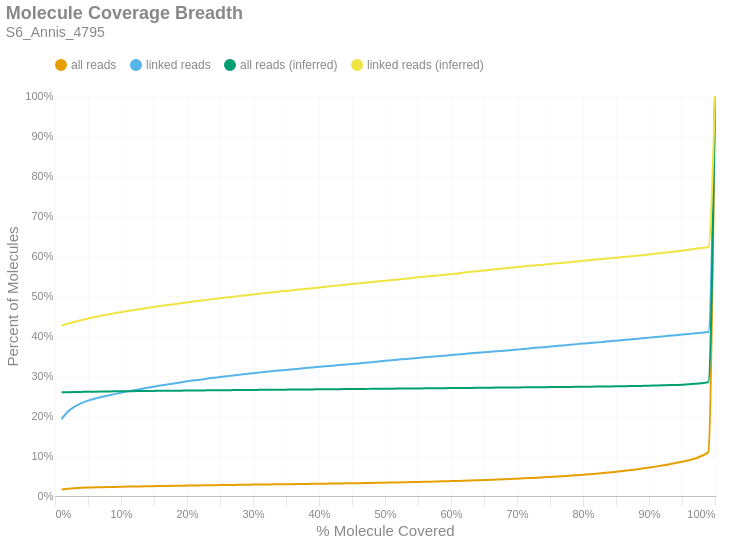

The code cell stored with this chart in its notebook:
### Markdown cell above
### Molecule Read Coverage
This chart shows molecule coverage breadth as computed by the number of bases aligned to that molecule. In other words, "*how much of each unique long molecule is actually sequenced/aligned?*" Keep in mind there is a distinction between sequences and alignments, since some sequences belonging to a particular molecule may not align well and wouldn't appear in the alignment data. This chart also shows molecule coverage breadth as computed by the *inferred fragment* from which the aligned sequences originate. Unlike read coverage, this calculation takes into account the total insert size, including unsequenced gaps between the forward and reverse reads. Like the previous figures, these are cumulative percents.

### Code cell
if SKIPLR:
    print_html(f"Skipped")
else:
    binned_df = consolidated_hist(valids['coverage_bp'], mask, 0.01, True)
    binned_df_inf = consolidated_hist(valids['coverage_inserts'], mask, 0.01, True)
    binned_df = binned_df.with_columns(pl.lit(binned_df_inf['all reads (cumsum)']).alias('all reads (inferred)'))
    binned_df = binned_df.with_columns(pl.lit(binned_df_inf['linked reads (cumsum)']).alias('linked reads (inferred)'))
    binned_df = binned_df.with_columns(
        (pl.col('bin').cast(pl.Float64) + 0.01).alias('right_edge')
    )

    with SafeRender(binned_df):
        (
            density_plot(binned_df, 'Molecule Coverage Breadth', samplename, 'molcov', ['all reads (inferred)','linked reads (inferred)'])
            .encode(
                #x=alt.X('bin:Q', title="% Molecule Covered").axis(format = '%').scale(padding=0),
                x=alt.X('right_edge:Q', title="% Molecule Covered").axis(format='%').scale(padding=0),
                y=alt.Y('value:Q', title='Percent of Molecules')
                    .axis(format='%')
                    .stack(False)
                    .scale(domainMin=0, padding=0),
                color=alt.Color("key:N").scale(domain = ["all reads", "linked reads", "all reads (inferred)", "linked reads (inferred)"]),
                tooltip = [
                    alt.Tooltip("key:N", title = "Data Type"),
                    alt.Tooltip("range_label:N", title="% Molecule Covered"),
                    alt.Tooltip("value:Q", format = ".2%", title="% Molecules")
                ]
            )
        ).display()

### Figure 1 — Vega-Lite specification as saved in the notebook (floating-point values rounded to 4 significant figures)
{"width": "container", "height": 400, "config": {"title": {"anchor": "start", "dy": -15, "fontSize": 18, "color": "#888888", "subtitleColor": "#888888", "subtitleFontSize": 14}, "arc": {"fill": "#0072B2"}, "axis": {"domainColor": "#888888", "domainWidth": 0.5, "gridWidth": 0.2, "grid": false, "titleFontWeight": 400, "titleFontSize": 15, "labelFontSize": 11, "labelColor": "#888888", "tickColor": "#888888", "tickWidth": 0.2, "titleColor": "#888888"}, "axisBand": {"grid": false}, "axisX": {"grid": true, "tickSize": 10, "domainCap": "round"}, "axisY": {"domain": false, "grid": true, "tickSize": 0, "domainCap": "round"}, "background": "transparent", "header": {"labelFontSize": 15, "labelColor": "#888888", "titleFontSize": 15, "titleFontWeight": 600, "titleColor": "#888888"}, "legend": {"labelFont": "sans-serif", "labelFontSize": 12, "labelColor": "#888888", "symbolSize": 100, "symbolType": "circle", "titleFontSize": 12, "titlePadding": 10, "titleColor": "#888888", "title": null, "orient": "top"}, "range": {"category": ["#E69F00", "#56B4E9", "#009E73", "#F0E442", "#0072B2", "#D55E00", "#CC79A7", "#000000"], "diverging": ["#cfe8f3", "#a2d4ec", "#73bfe2", "#46abdb", "#1696d2", "#12719e"]}, "area": {"fill": "#0072B2", "fillOpacity": 0.7, "line": true, "strokeOpacity": 0.7}, "line": {"color": "#0072B2", "stroke": "#0072B2", "strokeWidth": 2}, "trail": {"color": "#0072B2", "stroke": "#0072B2", "strokeWidth": 0, "size": 1}, "point": {"filled": true, "fillOpacity": 1.0, "size": 95}, "text": {"color": "#888888", "fontSize": 11, "align": "right", "fontWeight": 400, "size": 11}, "bar": {"fill": "#0072B2", "stroke": null}, "view": {"stroke": null, "continuousWidth": 660, "continuousHeight": 400}}, "data": {"name": "data-fc3871d3d2b944172a1eb5166247af57"}, "mark": {"type": "line", "interpolate": "monotone", "point": {"opacity": 0, "size": 275}}, "encoding": {"color": {"field": "key", "scale": {"domain": ["all reads", "linked reads", "all reads (inferred)", "linked reads (inferred)"]}, "type": "nominal"}, "tooltip": [{"field": "key", "title": "Data Type", "type": "nominal"}, {"field": "range_label", "title": "% Molecule Covered", "type": "nominal"}, {"field": "value", "format": ".2%", "title": "% Molecules", "type": "quantitative"}], "x": {"axis": {"format": "%"}, "field": "right_edge", "scale": {"padding": 0}, "title": "% Molecule Covered", "type": "quantitative"}, "y": {"axis": {"format": "%"}, "field": "value", "scale": {"domainMin": 0, "padding": 0}, "stack": false, "title": "Percent of Molecules", "type": "quantitative"}}, "params": [{"name": "param_c36ac31b6afebe62", "select": {"type": "point", "fields": ["key"]}, "bind": "legend"}], "title": {"text": "Molecule Coverage Breadth", "subtitle": "S6_Annis_4795"}, "transform": [{"fold": ["all reads (cumsum)", "linked reads (cumsum)", "all reads (inferred)", "linked reads (inferred)"]}, {"calculate": "replace(datum.key, ' (cumsum)', '')", "as": "key"}, {"filter": {"param": "param_c36ac31b6afebe62"}}], "usermeta": {"embedOptions": {"downloadFileName": "S6_Annis_4795.molcov"}}, "$schema": "https://vega.github.io/schema/vega-lite/v6.1.0.json", "datasets": {"data-fc3871d3d2b944172a1eb5166247af57": [{"bin": "0.0", "interval": "0.0-0.01", "all reads": 0.01615, "linked reads": 0.1922, "all reads (cumsum)": 0.01615, "linked reads (cumsum)": 0.1922, "range_label": "0.0-0.01", "all reads (inferred)": 0.2592, "linked reads (inferred)": 0.4259, "right_edge": 0.01}, {"bin": "0.01", "interval": "0.01-0.02", "all reads": 0.00213, "linked reads": 0.0196, "all reads (cumsum)": 0.01828, "linked reads (cumsum)": 0.2118, "range_label": "0.01-0.02", "all reads (inferred)": 0.2596, "linked reads (inferred)": 0.4314, "right_edge": 0.02}, {"bin": "0.02", "interval": "0.02-0.03", "all reads": 0.001284, "linked reads": 0.01186, "all reads (cumsum)": 0.01957, "linked reads (cumsum)": 0.2237, "range_label": "0.02-0.03", "all reads (inferred)": 0.26, "linked reads (inferred)": 0.4357, "right_edge": 0.03}, {"bin": "0.03", "interval": "0.03-0.04", "all reads": 0.0008803, "linked reads": 0.008534, "all reads (cumsum)": 0.02045, "linked reads (cumsum)": 0.2322, "range_label": "0.03-0.04", "all reads (inferred)": 0.2603, "linked reads (inferred)": 0.4397, "right_edge": 0.04}, {"bin": "0.04", "interval": "0.04-0.05", "all reads": 0.0006772, "linked reads": 0.006205, "all reads (cumsum)": 0.02112, "linked reads (cumsum)": 0.2384, "range_label": "0.04-0.05", "all reads (inferred)": 0.2606, "linked reads (inferred)": 0.4438, "right_edge": 0.05}, {"bin": "0.05", "interval": "0.05-0.06", "all reads": 0.0004977, "linked reads": 0.004612, "all reads (cumsum)": 0.02162, "linked reads (cumsum)": 0.243, "range_label": "0.05-0.06", "all reads (inferred)": 0.2609, "linked reads (inferred)": 0.4475, "right_edge": 0.06}, {"bin": "0.06", "interval": "0.06-0.07", "all reads": 0.000444, "linked reads": 0.004374, "all reads (cumsum)": 0.02206, "linked reads (cumsum)": 0.2474, "range_label": "0.06-0.07", "all reads (inferred)": 0.2611, "linked reads (inferred)": 0.4509, "right_edge": 0.07}, {"bin": "0.07", "interval": "0.07-0.08", "all reads": 0.0004, "linked reads": 0.003994, "all reads (cumsum)": 0.02246, "linked reads (cumsum)": 0.2514, "range_label": "0.07-0.08", "all reads (inferred)": 0.2614, "linked reads (inferred)": 0.4539, "right_edge": 0.08}, {"bin": "0.08", "interval": "0.08-0.09", "all reads": 0.0003176, "linked reads": 0.003281, "all reads (cumsum)": 0.02278, "linked reads (cumsum)": 0.2547, "range_label": "0.08-0.09", "all reads (inferred)": 0.2616, "linked reads (inferred)": 0.4569, "right_edge": 0.09}, {"bin": "0.09", "interval": "0.09-0.1", "all reads": 0.000326, "linked reads": 0.003554, "all reads (cumsum)": 0.02311, "linked reads (cumsum)": 0.2582, "range_label": "0.09-0.1", "all reads (inferred)": 0.2618, "linked reads (inferred)": 0.4596, "right_edge": 0.1}, {"bin": "0.1", "interval": "0.1-0.11", "all reads": 0.0003393, "linked reads": 0.003376, "all reads (cumsum)": 0.02345, "linked reads (cumsum)": 0.2616, "range_label": "0.1-0.11", "all reads (inferred)": 0.262, "linked reads (inferred)": 0.4623, "right_edge": 0.11}, {"bin": "0.11", "interval": "0.11-0.12", "all reads": 0.0003128, "linked reads": 0.003102, "all reads (cumsum)": 0.02376, "linked reads (cumsum)": 0.2647, "range_label": "0.11-0.12", "all reads (inferred)": 0.2622, "linked reads (inferred)": 0.465, "right_edge": 0.12}, {"bin": "0.12", "interval": "0.12-0.13", "all reads": 0.0002869, "linked reads": 0.002865, "all reads (cumsum)": 0.02405, "linked reads (cumsum)": 0.2676, "range_label": "0.12-0.13", "all reads (inferred)": 0.2624, "linked reads (inferred)": 0.4677, "right_edge": 0.13}, {"bin": "0.13", "interval": "0.13-0.14", "all reads": 0.0002758, "linked reads": 0.002877, "all reads (cumsum)": 0.02432, "linked reads (cumsum)": 0.2705, "range_label": "0.13-0.14", "all reads (inferred)": 0.2626, "linked reads (inferred)": 0.4702, "right_edge": 0.14}, {"bin": "0.14", "interval": "0.14-0.15", "all reads": 0.000289, "linked reads": 0.0029, "all reads (cumsum)": 0.02461, "linked reads (cumsum)": 0.2734, "range_label": "0.14-0.15", "all reads (inferred)": 0.2628, "linked reads (inferred)": 0.4727, "right_edge": 0.15}, {"bin": "0.15", "interval": "0.15-0.16", "all reads": 0.0003093, "linked reads": 0.002888, "all reads (cumsum)": 0.02492, "linked reads (cumsum)": 0.2763, "range_label": "0.15-0.16", "all reads (inferred)": 0.2629, "linked reads (inferred)": 0.4753, "right_edge": 0.16}, {"bin": "0.16", "interval": "0.16-0.17", "all reads": 0.0002471, "linked reads": 0.002496, "all reads (cumsum)": 0.02517, "linked reads (cumsum)": 0.2787, "range_label": "0.16-0.17", "all reads (inferred)": 0.2631, "linked reads (inferred)": 0.4776, "right_edge": 0.17}, {"bin": "0.17", "interval": "0.17-0.18", "all reads": 0.0002625, "linked reads": 0.002698, "all reads (cumsum)": 0.02543, "linked reads (cumsum)": 0.2814, "range_label": "0.17-0.18", "all reads (inferred)": 0.2633, "linked reads (inferred)": 0.4796, "right_edge": 0.18}, {"bin": "0.18", "interval": "0.18-0.19", "all reads": 0.0002688, "linked reads": 0.002484, "all reads (cumsum)": 0.0257, "linked reads (cumsum)": 0.2839, "range_label": "0.18-0.19", "all reads (inferred)": 0.2634, "linked reads (inferred)": 0.4816, "right_edge": 0.19}, {"bin": "0.19", "interval": "0.19-0.2", "all reads": 0.0003051, "linked reads": 0.0029, "all reads (cumsum)": 0.026, "linked reads (cumsum)": 0.2868, "range_label": "0.19-0.2", "all reads (inferred)": 0.2636, "linked reads (inferred)": 0.4839, "right_edge": 0.2}, {"bin": "0.2", "interval": "0.2-0.21", "all reads": 0.0002206, "linked reads": 0.002104, "all reads (cumsum)": 0.02623, "linked reads (cumsum)": 0.2889, "range_label": "0.2-0.21", "all reads (inferred)": 0.2638, "linked reads (inferred)": 0.4861, "right_edge": 0.21}, {"bin": "0.21", "interval": "0.21-0.22", "all reads": 0.0002206, "linked reads": 0.001878, "all reads (cumsum)": 0.02645, "linked reads (cumsum)": 0.2908, "range_label": "0.21-0.22", "all reads (inferred)": 0.2639, "linked reads (inferred)": 0.4882, "right_edge": 0.22}, {"bin": "0.22", "interval": "0.22-0.23", "all reads": 0.0002737, "linked reads": 0.002484, "all reads (cumsum)": 0.02672, "linked reads (cumsum)": 0.2933, "range_label": "0.22-0.23", "all reads (inferred)": 0.2641, "linked reads (inferred)": 0.4903, "right_edge": 0.23}, {"bin": "0.23", "interval": "0.23-0.24", "all reads": 0.0002436, "linked reads": 0.002104, "all reads (cumsum)": 0.02696, "linked reads (cumsum)": 0.2954, "range_label": "0.23-0.24", "all reads (inferred)": 0.2643, "linked reads (inferred)": 0.4924, "right_edge": 0.24}, {"bin": "0.24", "interval": "0.24-0.25", "all reads": 0.0002374, "linked reads": 0.00208, "all reads (cumsum)": 0.0272, "linked reads (cumsum)": 0.2975, "range_label": "0.24-0.25", "all reads (inferred)": 0.2644, "linked reads (inferred)": 0.4943, "right_edge": 0.25}, {"bin": "0.25", "interval": "0.25-0.26", "all reads": 0.0002311, "linked reads": 0.001961, "all reads (cumsum)": 0.02743, "linked reads (cumsum)": 0.2994, "range_label": "0.25-0.26", "all reads (inferred)": 0.2645, "linked reads (inferred)": 0.4961, "right_edge": 0.26}, {"bin": "0.26", "interval": "0.26-0.27", "all reads": 0.0003169, "linked reads": 0.001866, "all reads (cumsum)": 0.02775, "linked reads (cumsum)": 0.3013, "range_label": "0.26-0.27", "all reads (inferred)": 0.2647, "linked reads (inferred)": 0.498, "right_edge": 0.27}, {"bin": "0.27", "interval": "0.27-0.28", "all reads": 0.0002478, "linked reads": 0.001997, "all reads (cumsum)": 0.028, "linked reads (cumsum)": 0.3033, "range_label": "0.27-0.28", "all reads (inferred)": 0.2648, "linked reads (inferred)": 0.4999, "right_edge": 0.28}, {"bin": "0.28", "interval": "0.28-0.29", "all reads": 0.0002073, "linked reads": 0.001807, "all reads (cumsum)": 0.0282, "linked reads (cumsum)": 0.3051, "range_label": "0.28-0.29", "all reads (inferred)": 0.265, "linked reads (inferred)": 0.5018, "right_edge": 0.29}, {"bin": "0.29", "interval": "0.29-0.3", "all reads": 0.0002681, "linked reads": 0.002056, "all reads (cumsum)": 0.02847, "linked reads (cumsum)": 0.3072, "range_label": "0.29-0.3", "all reads (inferred)": 0.2652, "linked reads (inferred)": 0.5039, "right_edge": 0.3}, {"bin": "0.3", "interval": "0.3-0.31", "all reads": 0.0001976, "linked reads": 0.00164, "all reads (cumsum)": 0.02867, "linked reads (cumsum)": 0.3088, "range_label": "0.3-0.31", "all reads (inferred)": 0.2653, "linked reads (inferred)": 0.5057, "right_edge": 0.31}, {"bin": "0.31", "interval": "0.31-0.32", "all reads": 0.0002038, "linked reads": 0.001617, "all reads (cumsum)": 0.02887, "linked reads (cumsum)": 0.3104, "range_label": "0.31-0.32", "all reads (inferred)": 0.2655, "linked reads (inferred)": 0.5076, "right_edge": 0.32}, {"bin": "0.32", "interval": "0.32-0.33", "all reads": 0.0002073, "linked reads": 0.001831, "all reads (cumsum)": 0.02908, "linked reads (cumsum)": 0.3123, "range_label": "0.32-0.33", "all reads (inferred)": 0.2656, "linked reads (inferred)": 0.5093, "right_edge": 0.33}, {"bin": "0.33", "interval": "0.33-0.34", "all reads": 0.000192, "linked reads": 0.001533, "all reads (cumsum)": 0.02927, "linked reads (cumsum)": 0.3138, "range_label": "0.33-0.34", "all reads (inferred)": 0.2658, "linked reads (inferred)": 0.5111, "right_edge": 0.34}, {"bin": "0.34", "interval": "0.34-0.35", "all reads": 0.0001843, "linked reads": 0.001426, "all reads (cumsum)": 0.02946, "linked reads (cumsum)": 0.3152, "range_label": "0.34-0.35", "all reads (inferred)": 0.2659, "linked reads (inferred)": 0.5127, "right_edge": 0.35}, {"bin": "0.35", "interval": "0.35-0.36", "all reads": 0.0002241, "linked reads": 0.001545, "all reads (cumsum)": 0.02968, "linked reads (cumsum)": 0.3168, "range_label": "0.35-0.36", "all reads (inferred)": 0.2661, "linked reads (inferred)": 0.5142, "right_edge": 0.36}, {"bin": "0.36", "interval": "0.36-0.37", "all reads": 0.0002087, "linked reads": 0.001557, "all reads (cumsum)": 0.02989, "linked reads (cumsum)": 0.3183, "range_label": "0.36-0.37", "all reads (inferred)": 0.2662, "linked reads (inferred)": 0.516, "right_edge": 0.37}, {"bin": "0.37", "interval": "0.37-0.38", "all reads": 0.0002178, "linked reads": 0.001593, "all reads (cumsum)": 0.03011, "linked reads (cumsum)": 0.3199, "range_label": "0.37-0.38", "all reads (inferred)": 0.2664, "linked reads (inferred)": 0.5179, "right_edge": 0.38}, {"bin": "0.38", "interval": "0.38-0.39", "all reads": 0.0002234, "linked reads": 0.001581, "all reads (cumsum)": 0.03033, "linked reads (cumsum)": 0.3215, "range_label": "0.38-0.39", "all reads (inferred)": 0.2665, "linked reads (inferred)": 0.5193, "right_edge": 0.39}, {"bin": "0.39", "interval": "0.39-0.4", "all reads": 0.0002388, "linked reads": 0.001426, "all reads (cumsum)": 0.03057, "linked reads (cumsum)": 0.3229, "range_label": "0.39-0.4", "all reads (inferred)": 0.2667, "linked reads (inferred)": 0.5213, "right_edge": 0.4}, {"bin": "0.4", "interval": "0.4-0.41", "all reads": 0.0002408, "linked reads": 0.001438, "all reads (cumsum)": 0.03081, "linked reads (cumsum)": 0.3244, "range_label": "0.4-0.41", "all reads (inferred)": 0.2668, "linked reads (inferred)": 0.5232, "right_edge": 0.41}, {"bin": "0.41", "interval": "0.41-0.42", "all reads": 0.000259, "linked reads": 0.001462, "all reads (cumsum)": 0.03107, "linked reads (cumsum)": 0.3258, "range_label": "0.41-0.42", "all reads (inferred)": 0.267, "linked reads (inferred)": 0.5249, "right_edge": 0.42}, {"bin": "0.42", "interval": "0.42-0.43", "all reads": 0.0002415, "linked reads": 0.001438, "all reads (cumsum)": 0.03131, "linked reads (cumsum)": 0.3273, "range_label": "0.42-0.43", "all reads (inferred)": 0.2671, "linked reads (inferred)": 0.5266, "right_edge": 0.43}, {"bin": "0.43", "interval": "0.43-0.44", "all reads": 0.0002918, "linked reads": 0.001593, "all reads (cumsum)": 0.0316, "linked reads (cumsum)": 0.3288, "range_label": "0.43-0.44", "all reads (inferred)": 0.2673, "linked reads (inferred)": 0.5282, "right_edge": 0.44}, {"bin": "0.44", "interval": "0.44-0.45", "all reads": 0.0002485, "linked reads": 0.001189, "all reads (cumsum)": 0.03185, "linked reads (cumsum)": 0.33, "range_label": "0.44-0.45", "all reads (inferred)": 0.2674, "linked reads (inferred)": 0.5298, "right_edge": 0.45}, {"bin": "0.45", "interval": "0.45-0.46", "all reads": 0.0002576, "linked reads": 0.001403, "all reads (cumsum)": 0.03211, "linked reads (cumsum)": 0.3314, "range_label": "0.45-0.46", "all reads (inferred)": 0.2676, "linked reads (inferred)": 0.5317, "right_edge": 0.46}, {"bin": "0.46", "interval": "0.46-0.47", "all reads": 0.0002702, "linked reads": 0.001569, "all reads (cumsum)": 0.03238, "linked reads (cumsum)": 0.333, "range_label": "0.46-0.47", "all reads (inferred)": 0.2677, "linked reads (inferred)": 0.5333, "right_edge": 0.47}, {"bin": "0.47", "interval": "0.47-0.48", "all reads": 0.0002897, "linked reads": 0.001557, "all reads (cumsum)": 0.03267, "linked reads (cumsum)": 0.3346, "range_label": "0.47-0.48", "all reads (inferred)": 0.2679, "linked reads (inferred)": 0.5349, "right_edge": 0.48}, {"bin": "0.48", "interval": "0.48-0.49", "all reads": 0.0003463, "linked reads": 0.001878, "all reads (cumsum)": 0.03301, "linked reads (cumsum)": 0.3364, "range_label": "0.48-0.49", "all reads (inferred)": 0.268, "linked reads (inferred)": 0.5366, "right_edge": 0.49}, {"bin": "0.49", "interval": "0.49-0.5", "all reads": 0.0003525, "linked reads": 0.001688, "all reads (cumsum)": 0.03337, "linked reads (cumsum)": 0.3381, "range_label": "0.49-0.5", "all reads (inferred)": 0.2682, "linked reads (inferred)": 0.5382, "right_edge": 0.5}, {"bin": "0.5", "interval": "0.5-0.51", "all reads": 0.0002869, "linked reads": 0.001391, "all reads (cumsum)": 0.03365, "linked reads (cumsum)": 0.3395, "range_label": "0.5-0.51", "all reads (inferred)": 0.2684, "linked reads (inferred)": 0.5397, "right_edge": 0.51}, {"bin": "0.51", "interval": "0.51-0.52", "all reads": 0.0003393, "linked reads": 0.001521, "all reads (cumsum)": 0.03399, "linked reads (cumsum)": 0.341, "range_label": "0.51-0.52", "all reads (inferred)": 0.2685, "linked reads (inferred)": 0.5414, "right_edge": 0.52}, {"bin": "0.52", "interval": "0.52-0.53", "all reads": 0.000356, "linked reads": 0.001581, "all reads (cumsum)": 0.03435, "linked reads (cumsum)": 0.3426, "range_label": "0.52-0.53", "all reads (inferred)": 0.2687, "linked reads (inferred)": 0.5431, "right_edge": 0.53}, {"bin": "0.53", "interval": "0.53-0.54", "all reads": 0.0003672, "linked reads": 0.001212, "all reads (cumsum)": 0.03472, "linked reads (cumsum)": 0.3438, "range_label": "0.53-0.54", "all reads (inferred)": 0.2688, "linked reads (inferred)": 0.545, "right_edge": 0.54}, {"bin": "0.54", "interval": "0.54-0.55", "all reads": 0.0003714, "linked reads": 0.001367, "all reads (cumsum)": 0.03509, "linked reads (cumsum)": 0.3452, "range_label": "0.54-0.55", "all reads (inferred)": 0.269, "linked reads (inferred)": 0.5467, "right_edge": 0.55}, {"bin": "0.55", "interval": "0.55-0.56", "all reads": 0.0004112, "linked reads": 0.00145, "all reads (cumsum)": 0.0355, "linked reads (cumsum)": 0.3467, "range_label": "0.55-0.56", "all reads (inferred)": 0.2691, "linked reads (inferred)": 0.5481, "right_edge": 0.56}, {"bin": "0.56", "interval": "0.56-0.57", "all reads": 0.0004314, "linked reads": 0.001391, "all reads (cumsum)": 0.03593, "linked reads (cumsum)": 0.348, "range_label": "0.56-0.57", "all reads (inferred)": 0.2693, "linked reads (inferred)": 0.5498, "right_edge": 0.57}, {"bin": "0.57", "interval": "0.57-0.58", "all reads": 0.0004559, "linked reads": 0.001438, "all reads (cumsum)": 0.03639, "linked reads (cumsum)": 0.3495, "range_label": "0.57-0.58", "all reads (inferred)": 0.2694, "linked reads (inferred)": 0.5515, "right_edge": 0.58}, {"bin": "0.58", "interval": "0.58-0.59", "all reads": 0.0004468, "linked reads": 0.001391, "all reads (cumsum)": 0.03683, "linked reads (cumsum)": 0.3509, "range_label": "0.58-0.59", "all reads (inferred)": 0.2696, "linked reads (inferred)": 0.5531, "right_edge": 0.59}, {"bin": "0.59", "interval": "0.59-0.6", "all reads": 0.0004747, "linked reads": 0.001331, "all reads (cumsum)": 0.03731, "linked reads (cumsum)": 0.3522, "range_label": "0.59-0.6", "all reads (inferred)": 0.2698, "linked reads (inferred)": 0.555, "right_edge": 0.6}, {"bin": "0.6", "interval": "0.6-0.61", "all reads": 0.0004691, "linked reads": 0.001533, "all reads (cumsum)": 0.03778, "linked reads (cumsum)": 0.3537, "range_label": "0.6-0.61", "all reads (inferred)": 0.2699, "linked reads (inferred)": 0.5565, "right_edge": 0.61}, {"bin": "0.61", "interval": "0.61-0.62", "all reads": 0.0005187, "linked reads": 0.001474, "all reads (cumsum)": 0.0383, "linked reads (cumsum)": 0.3552, "range_label": "0.61-0.62", "all reads (inferred)": 0.2701, "linked reads (inferred)": 0.5586, "right_edge": 0.62}, {"bin": "0.62", "interval": "0.62-0.63", "all reads": 0.0005648, "linked reads": 0.001593, "all reads (cumsum)": 0.03886, "linked reads (cumsum)": 0.3568, "range_label": "0.62-0.63", "all reads (inferred)": 0.2703, "linked reads (inferred)": 0.5604, "right_edge": 0.63}, {"bin": "0.63", "interval": "0.63-0.64", "all reads": 0.0005494, "linked reads": 0.001462, "all reads (cumsum)": 0.03941, "linked reads (cumsum)": 0.3583, "range_label": "0.63-0.64", "all reads (inferred)": 0.2704, "linked reads (inferred)": 0.562, "right_edge": 0.64}, {"bin": "0.64", "interval": "0.64-0.65", "all reads": 0.0005529, "linked reads": 0.001165, "all reads (cumsum)": 0.03996, "linked reads (cumsum)": 0.3594, "range_label": "0.64-0.65", "all reads (inferred)": 0.2706, "linked reads (inferred)": 0.5639, "right_edge": 0.65}, {"bin": "0.65", "interval": "0.65-0.66", "all reads": 0.0006039, "linked reads": 0.001272, "all reads (cumsum)": 0.04057, "linked reads (cumsum)": 0.3607, "range_label": "0.65-0.66", "all reads (inferred)": 0.2708, "linked reads (inferred)": 0.5659, "right_edge": 0.66}, {"bin": "0.66", "interval": "0.66-0.67", "all reads": 0.0005864, "linked reads": 0.00126, "all reads (cumsum)": 0.04115, "linked reads (cumsum)": 0.362, "range_label": "0.66-0.67", "all reads (inferred)": 0.2709, "linked reads (inferred)": 0.5675, "right_edge": 0.67}, {"bin": "0.67", "interval": "0.67-0.68", "all reads": 0.0006618, "linked reads": 0.001212, "all reads (cumsum)": 0.04182, "linked reads (cumsum)": 0.3632, "range_label": "0.67-0.68", "all reads (inferred)": 0.2711, "linked reads (inferred)": 0.569, "right_edge": 0.68}, {"bin": "0.68", "interval": "0.68-0.69", "all reads": 0.0007267, "linked reads": 0.001331, "all reads (cumsum)": 0.04254, "linked reads (cumsum)": 0.3645, "range_label": "0.68-0.69", "all reads (inferred)": 0.2713, "linked reads (inferred)": 0.5708, "right_edge": 0.69}, {"bin": "0.69", "interval": "0.69-0.7", "all reads": 0.0008126, "linked reads": 0.001533, "all reads (cumsum)": 0.04335, "linked reads (cumsum)": 0.366, "range_label": "0.69-0.7", "all reads (inferred)": 0.2714, "linked reads (inferred)": 0.5724, "right_edge": 0.7}, {"bin": "0.7", "interval": "0.7-0.71", "all reads": 0.0007533, "linked reads": 0.001533, "all reads (cumsum)": 0.04411, "linked reads (cumsum)": 0.3676, "range_label": "0.7-0.71", "all reads (inferred)": 0.2716, "linked reads (inferred)": 0.5739, "right_edge": 0.71}, {"bin": "0.71", "interval": "0.71-0.72", "all reads": 0.0008231, "linked reads": 0.00164, "all reads (cumsum)": 0.04493, "linked reads (cumsum)": 0.3692, "range_label": "0.71-0.72", "all reads (inferred)": 0.2718, "linked reads (inferred)": 0.5756, "right_edge": 0.72}, {"bin": "0.72", "interval": "0.72-0.73", "all reads": 0.0008524, "linked reads": 0.001414, "all reads (cumsum)": 0.04578, "linked reads (cumsum)": 0.3706, "range_label": "0.72-0.73", "all reads (inferred)": 0.2719, "linked reads (inferred)": 0.5771, "right_edge": 0.73}, {"bin": "0.73", "interval": "0.73-0.74", "all reads": 0.0008901, "linked reads": 0.001343, "all reads (cumsum)": 0.04667, "linked reads (cumsum)": 0.372, "range_label": "0.73-0.74", "all reads (inferred)": 0.2721, "linked reads (inferred)": 0.5784, "right_edge": 0.74}, {"bin": "0.74", "interval": "0.74-0.75", "all reads": 0.0009948, "linked reads": 0.001545, "all reads (cumsum)": 0.04767, "linked reads (cumsum)": 0.3735, "range_label": "0.74-0.75", "all reads (inferred)": 0.2723, "linked reads (inferred)": 0.5801, "right_edge": 0.75}, {"bin": "0.75", "interval": "0.75-0.76", "all reads": 0.0009341, "linked reads": 0.001224, "all reads (cumsum)": 0.0486, "linked reads (cumsum)": 0.3747, "range_label": "0.75-0.76", "all reads (inferred)": 0.2724, "linked reads (inferred)": 0.5816, "right_edge": 0.76}, {"bin": "0.76", "interval": "0.76-0.77", "all reads": 0.001071, "linked reads": 0.001628, "all reads (cumsum)": 0.04967, "linked reads (cumsum)": 0.3764, "range_label": "0.76-0.77", "all reads (inferred)": 0.2726, "linked reads (inferred)": 0.5831, "right_edge": 0.77}, {"bin": "0.77", "interval": "0.77-0.78", "all reads": 0.001133, "linked reads": 0.001712, "all reads (cumsum)": 0.05081, "linked reads (cumsum)": 0.3781, "range_label": "0.77-0.78", "all reads (inferred)": 0.2727, "linked reads (inferred)": 0.5846, "right_edge": 0.78}, {"bin": "0.78", "interval": "0.78-0.79", "all reads": 0.001159, "linked reads": 0.001605, "all reads (cumsum)": 0.05196, "linked reads (cumsum)": 0.3797, "range_label": "0.78-0.79", "all reads (inferred)": 0.2729, "linked reads (inferred)": 0.5864, "right_edge": 0.79}, {"bin": "0.79", "interval": "0.79-0.8", "all reads": 0.001268, "linked reads": 0.001331, "all reads (cumsum)": 0.05323, "linked reads (cumsum)": 0.381, "range_label": "0.79-0.8", "all reads (inferred)": 0.2732, "linked reads (inferred)": 0.588, "right_edge": 0.8}, {"bin": "0.8", "interval": "0.8-0.81", "all reads": 0.001201, "linked reads": 0.001319, "all reads (cumsum)": 0.05443, "linked reads (cumsum)": 0.3823, "range_label": "0.8-0.81", "all reads (inferred)": 0.2734, "linked reads (inferred)": 0.5896, "right_edge": 0.81}, {"bin": "0.81", "interval": "0.81-0.82", "all reads": 0.001403, "linked reads": 0.001403, "all reads (cumsum)": 0.05584, "linked reads (cumsum)": 0.3837, "range_label": "0.81-0.82", "all reads (inferred)": 0.2736, "linked reads (inferred)": 0.5912, "right_edge": 0.82}, {"bin": "0.82", "interval": "0.82-0.83", "all reads": 0.001504, "linked reads": 0.00145, "all reads (cumsum)": 0.05734, "linked reads (cumsum)": 0.3852, "range_label": "0.82-0.83", "all reads (inferred)": 0.2738, "linked reads (inferred)": 0.5926, "right_edge": 0.83}, {"bin": "0.83", "interval": "0.83-0.84", "all reads": 0.001662, "linked reads": 0.001628, "all reads (cumsum)": 0.059, "linked reads (cumsum)": 0.3868, "range_label": "0.83-0.84", "all reads (inferred)": 0.274, "linked reads (inferred)": 0.5944, "right_edge": 0.84}, {"bin": "0.84", "interval": "0.84-0.85", "all reads": 0.00172, "linked reads": 0.001474, "all reads (cumsum)": 0.06072, "linked reads (cumsum)": 0.3883, "range_label": "0.84-0.85", "all reads (inferred)": 0.2742, "linked reads (inferred)": 0.5958, "right_edge": 0.85}, {"bin": "0.85", "interval": "0.85-0.86", "all reads": 0.00173, "linked reads": 0.00145, "all reads (cumsum)": 0.06245, "linked reads (cumsum)": 0.3897, "range_label": "0.85-0.86", "all reads (inferred)": 0.2745, "linked reads (inferred)": 0.5973, "right_edge": 0.86}, {"bin": "0.86", "interval": "0.86-0.87", "all reads": 0.001937, "linked reads": 0.001498, "all reads (cumsum)": 0.06439, "linked reads (cumsum)": 0.3912, "range_label": "0.86-0.87", "all reads (inferred)": 0.2747, "linked reads (inferred)": 0.599, "right_edge": 0.87}, {"bin": "0.87", "interval": "0.87-0.88", "all reads": 0.002052, "linked reads": 0.001391, "all reads (cumsum)": 0.06644, "linked reads (cumsum)": 0.3926, "range_label": "0.87-0.88", "all reads (inferred)": 0.275, "linked reads (inferred)": 0.6006, "right_edge": 0.88}, {"bin": "0.88", "interval": "0.88-0.89", "all reads": 0.002223, "linked reads": 0.001605, "all reads (cumsum)": 0.06867, "linked reads (cumsum)": 0.3942, "range_label": "0.88-0.89", "all reads (inferred)": 0.2753, "linked reads (inferred)": 0.6022, "right_edge": 0.89}, {"bin": "0.89", "interval": "0.89-0.9", "all reads": 0.002332, "linked reads": 0.001712, "all reads (cumsum)": 0.071, "linked reads (cumsum)": 0.3959, "range_label": "0.89-0.9", "all reads (inferred)": 0.2756, "linked reads (inferred)": 0.6038, "right_edge": 0.9}, {"bin": "0.9", "interval": "0.9-0.91", "all reads": 0.002415, "linked reads": 0.001581, "all reads (cumsum)": 0.07341, "linked reads (cumsum)": 0.3975, "range_label": "0.9-0.91", "all reads (inferred)": 0.2762, "linked reads (inferred)": 0.6055, "right_edge": 0.91}, {"bin": "0.91", "interval": "0.91-0.92", "all reads": 0.002677, "linked reads": 0.001486, "all reads (cumsum)": 0.07609, "linked reads (cumsum)": 0.399, "range_label": "0.91-0.92", "all reads (inferred)": 0.2768, "linked reads (inferred)": 0.6076, "right_edge": 0.92}, {"bin": "0.92", "interval": "0.92-0.93", "all reads": 0.002804, "linked reads": 0.00151, "all reads (cumsum)": 0.0789, "linked reads (cumsum)": 0.4005, "range_label": "0.92-0.93", "all reads (inferred)": 0.2772, "linked reads (inferred)": 0.6094, "right_edge": 0.93}, {"bin": "0.93", "interval": "0.93-0.94", "all reads": 0.003347, "linked reads": 0.001426, "all reads (cumsum)": 0.08224, "linked reads (cumsum)": 0.4019, "range_label": "0.93-0.94", "all reads (inferred)": 0.2776, "linked reads (inferred)": 0.6112, "right_edge": 0.94}, {"bin": "0.94", "interval": "0.94-0.95", "all reads": 0.003622, "linked reads": 0.001545, "all reads (cumsum)": 0.08586, "linked reads (cumsum)": 0.4035, "range_label": "0.94-0.95", "all reads (inferred)": 0.2782, "linked reads (inferred)": 0.6133, "right_edge": 0.95}, {"bin": "0.95", "interval": "0.95-0.96", "all reads": 0.003495, "linked reads": 0.001712, "all reads (cumsum)": 0.08936, "linked reads (cumsum)": 0.4052, "range_label": "0.95-0.96", "all reads (inferred)": 0.2795, "linked reads (inferred)": 0.6158, "right_edge": 0.96}, {"bin": "0.96", "interval": "0.96-0.97", "all reads": 0.004516, "linked reads": 0.001807, "all reads (cumsum)": 0.09388, "linked reads (cumsum)": 0.407, "range_label": "0.96-0.97", "all reads (inferred)": 0.2803, "linked reads (inferred)": 0.6181, "right_edge": 0.97}, {"bin": "0.97", "interval": "0.97-0.98", "all reads": 0.00679, "linked reads": 0.001367, "all reads (cumsum)": 0.1007, "linked reads (cumsum)": 0.4084, "range_label": "0.97-0.98", "all reads (inferred)": 0.2818, "linked reads (inferred)": 0.6202, "right_edge": 0.98}, {"bin": "0.98", "interval": "0.98-0.99", "all reads": 0.009333, "linked reads": 0.001712, "all reads (cumsum)": 0.11, "linked reads (cumsum)": 0.4101, "range_label": "0.98-0.99", "all reads (inferred)": 0.2847, "linked reads (inferred)": 0.6226, "right_edge": 0.99}, {"bin": "0.99", "interval": "0.99-1.0", "all reads": 0.89, "linked reads": 0.5899, "all reads (cumsum)": 1.0, "linked reads (cumsum)": 1.0, "range_label": "0.99-1.0", "all reads (inferred)": 1.0, "linked reads (inferred)": 1.0, "right_edge": 1.0}]}}
